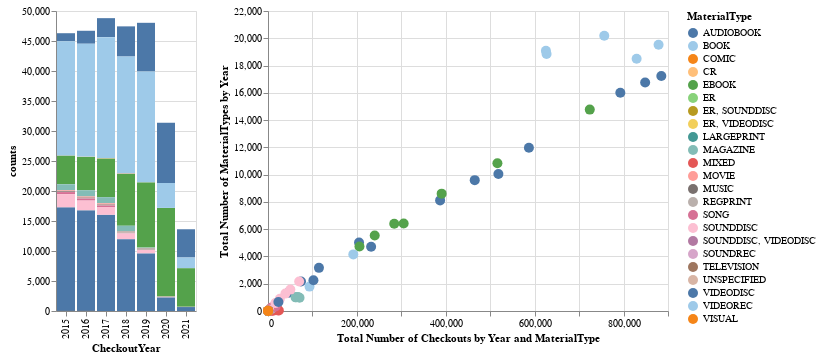

The code cell stored with this chart in its notebook:
### Markdown cell above
Pretty easy actually! The `resolve_scale` helps us tell Altair that the color encodings are these two graphs are independent (you can read more about resolving scales here https://altair-viz.github.io/user_guide/scale_resolve.html).

Now we could be done here but there's a few issues. First we have duplicate information with `MaterialType` in both graphs so ideally we would try and re-format our charts to have this field be the legend for both charts. Also while we're at it we could add selection to both graphs as well!

### Code cell
# For time's sake going to just post the code here but ideally we would work on this together
selection = alt.selection_multi(fields=['MaterialType'], bind='legend')
chart = alt.Chart(seattle_material_grouped).mark_bar().encode(
    x=alt.X('CheckoutYear:N'),
    y='counts',
    color=alt.Color('MaterialType:N', scale=alt.Scale(scheme='tableau20')),
    tooltip=['MaterialType', 'counts', 'CheckoutYear'],
    opacity=alt.condition(selection, alt.value(1), alt.value(0.2))
).add_selection(
    selection
)

chart1 = alt.Chart(seattle_materials_checkouts).mark_circle(size=100).encode(
    x=alt.X('total_checkouts', axis=alt.Axis(title='Total Number of Checkouts by Year and MaterialType')),
    y=alt.Y('counts', axis=alt.Axis(title='Total Number of MaterialTypes by Year')),
    color=alt.Color('MaterialType:N', scale=alt.Scale(scheme='tableau20')),
    tooltip=['MaterialType', 'counts', 'total_checkouts', 'CheckoutYear'],
    opacity=alt.condition(selection, alt.value(1), alt.value(0.2))
).add_selection(
    selection
)
alt.hconcat(chart, chart1)

### Figure 1 — Vega-Lite specification as saved in the notebook (floating-point values rounded to 4 significant figures)
{"config": {"view": {"continuousWidth": 400, "continuousHeight": 300}}, "hconcat": [{"data": {"name": "data-c2dd5e1f1a5430265fd9093d1d9f1eaa"}, "mark": "bar", "encoding": {"color": {"type": "nominal", "field": "MaterialType", "scale": {"scheme": "tableau20"}}, "opacity": {"condition": {"value": 1, "selection": "selector004"}, "value": 0.2}, "tooltip": [{"type": "nominal", "field": "MaterialType"}, {"type": "quantitative", "field": "counts"}, {"type": "quantitative", "field": "CheckoutYear"}], "x": {"type": "nominal", "field": "CheckoutYear"}, "y": {"type": "quantitative", "field": "counts"}}, "selection": {"selector004": {"type": "multi", "fields": ["MaterialType"], "bind": "legend"}}}, {"data": {"name": "data-91288d054c8f7ace7b336f2787a4fe37"}, "mark": {"type": "circle", "size": 100}, "encoding": {"color": {"type": "nominal", "field": "MaterialType", "scale": {"scheme": "tableau20"}}, "opacity": {"condition": {"value": 1, "selection": "selector004"}, "value": 0.2}, "tooltip": [{"type": "nominal", "field": "MaterialType"}, {"type": "quantitative", "field": "counts"}, {"type": "quantitative", "field": "total_checkouts"}, {"type": "quantitative", "field": "CheckoutYear"}], "x": {"type": "quantitative", "axis": {"title": "Total Number of Checkouts by Year and MaterialType"}, "field": "total_checkouts"}, "y": {"type": "quantitative", "axis": {"title": "Total Number of MaterialTypes by Year"}, "field": "counts"}}, "selection": {"selector004": {"type": "multi", "fields": ["MaterialType"], "bind": "legend"}}}], "$schema": "https://vega.github.io/schema/vega-lite/v4.8.1.json", "datasets": {"data-c2dd5e1f1a5430265fd9093d1d9f1eaa": [{"MaterialType": "AUDIOBOOK", "CheckoutYear": 2015, "counts": 1321}, {"MaterialType": "AUDIOBOOK", "CheckoutYear": 2016, "counts": 2163}, {"MaterialType": "AUDIOBOOK", "CheckoutYear": 2017, "counts": 3164}, {"MaterialType": "AUDIOBOOK", "CheckoutYear": 2018, "counts": 5027}, {"MaterialType": "AUDIOBOOK", "CheckoutYear": 2019, "counts": 8111}, {"MaterialType": "AUDIOBOOK", "CheckoutYear": 2020, "counts": 10050}, {"MaterialType": "AUDIOBOOK", "CheckoutYear": 2021, "counts": 4706}, {"MaterialType": "BOOK", "CheckoutYear": 2015, "counts": 19087}, {"MaterialType": "BOOK", "CheckoutYear": 2016, "counts": 18844}, {"MaterialType": "BOOK", "CheckoutYear": 2017, "counts": 20187}, {"MaterialType": "BOOK", "CheckoutYear": 2018, "counts": 19524}, {"MaterialType": "BOOK", "CheckoutYear": 2019, "counts": 18495}, {"MaterialType": "BOOK", "CheckoutYear": 2020, "counts": 4151}, {"MaterialType": "BOOK", "CheckoutYear": 2021, "counts": 1788}, {"MaterialType": "COMIC", "CheckoutYear": 2016, "counts": 1}, {"MaterialType": "COMIC", "CheckoutYear": 2017, "counts": 43}, {"MaterialType": "COMIC", "CheckoutYear": 2018, "counts": 39}, {"MaterialType": "CR", "CheckoutYear": 2015, "counts": 24}, {"MaterialType": "CR", "CheckoutYear": 2016, "counts": 25}, {"MaterialType": "CR", "CheckoutYear": 2017, "counts": 24}, {"MaterialType": "CR", "CheckoutYear": 2018, "counts": 18}, {"MaterialType": "CR", "CheckoutYear": 2019, "counts": 17}, {"MaterialType": "CR", "CheckoutYear": 2020, "counts": 4}, {"MaterialType": "EBOOK", "CheckoutYear": 2015, "counts": 4732}, {"MaterialType": "EBOOK", "CheckoutYear": 2016, "counts": 5540}, {"MaterialType": "EBOOK", "CheckoutYear": 2017, "counts": 6394}, {"MaterialType": "EBOOK", "CheckoutYear": 2018, "counts": 8607}, {"MaterialType": "EBOOK", "CheckoutYear": 2019, "counts": 10837}, {"MaterialType": "EBOOK", "CheckoutYear": 2020, "counts": 14769}, {"MaterialType": "EBOOK", "CheckoutYear": 2021, "counts": 6420}, {"MaterialType": "ER", "CheckoutYear": 2015, "counts": 8}, {"MaterialType": "ER", "CheckoutYear": 2016, "counts": 1}, {"MaterialType": "ER", "CheckoutYear": 2017, "counts": 10}, {"MaterialType": "ER", "CheckoutYear": 2018, "counts": 11}, {"MaterialType": "ER", "CheckoutYear": 2020, "counts": 2}, {"MaterialType": "ER", "CheckoutYear": 2021, "counts": 2}, {"MaterialType": "ER, SOUNDDISC", "CheckoutYear": 2015, "counts": 1}, {"MaterialType": "ER, SOUNDDISC", "CheckoutYear": 2016, "counts": 2}, {"MaterialType": "ER, SOUNDDISC", "CheckoutYear": 2017, "counts": 6}, {"MaterialType": "ER, SOUNDDISC", "CheckoutYear": 2018, "counts": 1}, {"MaterialType": "ER, VIDEODISC", "CheckoutYear": 2019, "counts": 8}, {"MaterialType": "ER, VIDEODISC", "CheckoutYear": 2020, "counts": 1}, {"MaterialType": "LARGEPRINT", "CheckoutYear": 2015, "counts": 6}, {"MaterialType": "LARGEPRINT", "CheckoutYear": 2017, "counts": 1}, {"MaterialType": "LARGEPRINT", "CheckoutYear": 2018, "counts": 9}, {"MaterialType": "LARGEPRINT", "CheckoutYear": 2019, "counts": 2}, {"MaterialType": "LARGEPRINT", "CheckoutYear": 2021, "counts": 1}, {"MaterialType": "MAGAZINE", "CheckoutYear": 2015, "counts": 1001}, {"MaterialType": "MAGAZINE", "CheckoutYear": 2016, "counts": 1033}, {"MaterialType": "MAGAZINE", "CheckoutYear": 2017, "counts": 1014}, {"MaterialType": "MAGAZINE", "CheckoutYear": 2018, "counts": 977}, {"MaterialType": "MAGAZINE", "CheckoutYear": 2019, "counts": 172}, {"MaterialType": "MIXED", "CheckoutYear": 2015, "counts": 24}, {"MaterialType": "MIXED", "CheckoutYear": 2016, "counts": 33}, {"MaterialType": "MIXED", "CheckoutYear": 2017, "counts": 32}, {"MaterialType": "MIXED", "CheckoutYear": 2018, "counts": 36}, {"MaterialType": "MIXED", "CheckoutYear": 2019, "counts": 46}, {"MaterialType": "MIXED", "CheckoutYear": 2020, "counts": 19}, {"MaterialType": "MIXED", "CheckoutYear": 2021, "counts": 5}, {"MaterialType": "MOVIE", "CheckoutYear": 2015, "counts": 143}, {"MaterialType": "MOVIE", "CheckoutYear": 2016, "counts": 172}, {"MaterialType": "MOVIE", "CheckoutYear": 2017, "counts": 198}, {"MaterialType": "MOVIE", "CheckoutYear": 2018, "counts": 83}, {"MaterialType": "MUSIC", "CheckoutYear": 2015, "counts": 105}, {"MaterialType": "MUSIC", "CheckoutYear": 2016, "counts": 97}, {"MaterialType": "MUSIC", "CheckoutYear": 2017, "counts": 125}, {"MaterialType": "MUSIC", "CheckoutYear": 2018, "counts": 54}, {"MaterialType": "MUSIC", "CheckoutYear": 2019, "counts": 1}, {"MaterialType": "REGPRINT", "CheckoutYear": 2015, "counts": 26}, {"MaterialType": "REGPRINT", "CheckoutYear": 2016, "counts": 46}, {"MaterialType": "REGPRINT", "CheckoutYear": 2017, "counts": 32}, {"MaterialType": "REGPRINT", "CheckoutYear": 2018, "counts": 114}, {"MaterialType": "REGPRINT", "CheckoutYear": 2019, "counts": 164}, {"MaterialType": "REGPRINT", "CheckoutYear": 2020, "counts": 36}, {"MaterialType": "REGPRINT", "CheckoutYear": 2021, "counts": 29}, {"MaterialType": "SONG", "CheckoutYear": 2015, "counts": 339}, {"MaterialType": "SONG", "CheckoutYear": 2016, "counts": 345}, {"MaterialType": "SONG", "CheckoutYear": 2017, "counts": 248}, {"MaterialType": "SONG", "CheckoutYear": 2018, "counts": 43}, {"MaterialType": "SOUNDDISC", "CheckoutYear": 2015, "counts": 2159}, {"MaterialType": "SOUNDDISC", "CheckoutYear": 2016, "counts": 1570}, {"MaterialType": "SOUNDDISC", "CheckoutYear": 2017, "counts": 1275}, {"MaterialType": "SOUNDDISC", "CheckoutYear": 2018, "counts": 899}, {"MaterialType": "SOUNDDISC", "CheckoutYear": 2019, "counts": 580}, {"MaterialType": "SOUNDDISC", "CheckoutYear": 2020, "counts": 98}, {"MaterialType": "SOUNDDISC", "CheckoutYear": 2021, "counts": 12}, {"MaterialType": "SOUNDDISC, VIDEODISC", "CheckoutYear": 2015, "counts": 38}, {"MaterialType": "SOUNDDISC, VIDEODISC", "CheckoutYear": 2016, "counts": 21}, {"MaterialType": "SOUNDDISC, VIDEODISC", "CheckoutYear": 2017, "counts": 24}, {"MaterialType": "SOUNDDISC, VIDEODISC", "CheckoutYear": 2018, "counts": 6}, {"MaterialType": "SOUNDREC", "CheckoutYear": 2015, "counts": 34}, {"MaterialType": "SOUNDREC", "CheckoutYear": 2016, "counts": 26}, {"MaterialType": "SOUNDREC", "CheckoutYear": 2017, "counts": 13}, {"MaterialType": "SOUNDREC", "CheckoutYear": 2018, "counts": 6}, {"MaterialType": "SOUNDREC", "CheckoutYear": 2019, "counts": 3}, {"MaterialType": "TELEVISION", "CheckoutYear": 2015, "counts": 7}, {"MaterialType": "TELEVISION", "CheckoutYear": 2016, "counts": 17}, {"MaterialType": "TELEVISION", "CheckoutYear": 2017, "counts": 5}, {"MaterialType": "TELEVISION", "CheckoutYear": 2018, "counts": 10}, {"MaterialType": "UNSPECIFIED", "CheckoutYear": 2021, "counts": 2}, {"MaterialType": "VIDEODISC", "CheckoutYear": 2015, "counts": 17230}, {"MaterialType": "VIDEODISC", "CheckoutYear": 2016, "counts": 16755}, {"MaterialType": "VIDEODISC", "CheckoutYear": 2017, "counts": 16006}, {"MaterialType": "VIDEODISC", "CheckoutYear": 2018, "counts": 11975}, {"MaterialType": "VIDEODISC", "CheckoutYear": 2019, "counts": 9596}, {"MaterialType": "VIDEODISC", "CheckoutYear": 2020, "counts": 2253}, {"MaterialType": "VIDEODISC", "CheckoutYear": 2021, "counts": 658}, {"MaterialType": "VIDEOREC", "CheckoutYear": 2017, "counts": 2}, {"MaterialType": "VISUAL", "CheckoutYear": 2015, "counts": 13}, {"MaterialType": "VISUAL", "CheckoutYear": 2016, "counts": 14}, {"MaterialType": "VISUAL", "CheckoutYear": 2017, "counts": 4}], "data-91288d054c8f7ace7b336f2787a4fe37": [{"MaterialType": "AUDIOBOOK", "CheckoutYear": 2015, "counts": 1321, "total_checkouts": 44663}, {"MaterialType": "AUDIOBOOK", "CheckoutYear": 2016, "counts": 2163, "total_checkouts": 74295}, {"MaterialType": "AUDIOBOOK", "CheckoutYear": 2017, "counts": 3164, "total_checkouts": 114625}, {"MaterialType": "AUDIOBOOK", "CheckoutYear": 2018, "counts": 5027, "total_checkouts": 204860}, {"MaterialType": "AUDIOBOOK", "CheckoutYear": 2019, "counts": 8111, "total_checkouts": 387261}, {"MaterialType": "AUDIOBOOK", "CheckoutYear": 2020, "counts": 10050, "total_checkouts": 518403}, {"MaterialType": "AUDIOBOOK", "CheckoutYear": 2021, "counts": 4706, "total_checkouts": 232019}, {"MaterialType": "BOOK", "CheckoutYear": 2015, "counts": 19087, "total_checkouts": 625294}, {"MaterialType": "BOOK", "CheckoutYear": 2016, "counts": 18844, "total_checkouts": 626790}, {"MaterialType": "BOOK", "CheckoutYear": 2017, "counts": 20187, "total_checkouts": 756614}, {"MaterialType": "BOOK", "CheckoutYear": 2018, "counts": 19524, "total_checkouts": 878787}, {"MaterialType": "BOOK", "CheckoutYear": 2019, "counts": 18495, "total_checkouts": 829383}, {"MaterialType": "BOOK", "CheckoutYear": 2020, "counts": 4151, "total_checkouts": 191953}, {"MaterialType": "BOOK", "CheckoutYear": 2021, "counts": 1788, "total_checkouts": 93416}, {"MaterialType": "COMIC", "CheckoutYear": 2016, "counts": 1, "total_checkouts": 20}, {"MaterialType": "COMIC", "CheckoutYear": 2017, "counts": 43, "total_checkouts": 1159}, {"MaterialType": "COMIC", "CheckoutYear": 2018, "counts": 39, "total_checkouts": 1184}, {"MaterialType": "CR", "CheckoutYear": 2015, "counts": 24, "total_checkouts": 917}, {"MaterialType": "CR", "CheckoutYear": 2016, "counts": 25, "total_checkouts": 1000}, {"MaterialType": "CR", "CheckoutYear": 2017, "counts": 24, "total_checkouts": 1122}, {"MaterialType": "CR", "CheckoutYear": 2018, "counts": 18, "total_checkouts": 943}, {"MaterialType": "CR", "CheckoutYear": 2019, "counts": 17, "total_checkouts": 701}, {"MaterialType": "CR", "CheckoutYear": 2020, "counts": 4, "total_checkouts": 169}, {"MaterialType": "EBOOK", "CheckoutYear": 2015, "counts": 4732, "total_checkouts": 205799}, {"MaterialType": "EBOOK", "CheckoutYear": 2016, "counts": 5540, "total_checkouts": 240077}, {"MaterialType": "EBOOK", "CheckoutYear": 2017, "counts": 6394, "total_checkouts": 284035}, {"MaterialType": "EBOOK", "CheckoutYear": 2018, "counts": 8607, "total_checkouts": 390728}, {"MaterialType": "EBOOK", "CheckoutYear": 2019, "counts": 10837, "total_checkouts": 516170}, {"MaterialType": "EBOOK", "CheckoutYear": 2020, "counts": 14769, "total_checkouts": 723980}, {"MaterialType": "EBOOK", "CheckoutYear": 2021, "counts": 6420, "total_checkouts": 305224}, {"MaterialType": "ER", "CheckoutYear": 2015, "counts": 8, "total_checkouts": 248}, {"MaterialType": "ER", "CheckoutYear": 2016, "counts": 1, "total_checkouts": 20}, {"MaterialType": "ER", "CheckoutYear": 2017, "counts": 10, "total_checkouts": 408}, {"MaterialType": "ER", "CheckoutYear": 2018, "counts": 11, "total_checkouts": 1227}, {"MaterialType": "ER", "CheckoutYear": 2020, "counts": 2, "total_checkouts": 50}, {"MaterialType": "ER", "CheckoutYear": 2021, "counts": 2, "total_checkouts": 46}, {"MaterialType": "ER, SOUNDDISC", "CheckoutYear": 2015, "counts": 1, "total_checkouts": 20}, {"MaterialType": "ER, SOUNDDISC", "CheckoutYear": 2016, "counts": 2, "total_checkouts": 119}, {"MaterialType": "ER, SOUNDDISC", "CheckoutYear": 2017, "counts": 6, "total_checkouts": 237}, {"MaterialType": "ER, SOUNDDISC", "CheckoutYear": 2018, "counts": 1, "total_checkouts": 21}, {"MaterialType": "ER, VIDEODISC", "CheckoutYear": 2019, "counts": 8, "total_checkouts": 251}, {"MaterialType": "ER, VIDEODISC", "CheckoutYear": 2020, "counts": 1, "total_checkouts": 24}, {"MaterialType": "LARGEPRINT", "CheckoutYear": 2015, "counts": 6, "total_checkouts": 209}, {"MaterialType": "LARGEPRINT", "CheckoutYear": 2017, "counts": 1, "total_checkouts": 24}, {"MaterialType": "LARGEPRINT", "CheckoutYear": 2018, "counts": 9, "total_checkouts": 229}, {"MaterialType": "LARGEPRINT", "CheckoutYear": 2019, "counts": 2, "total_checkouts": 45}, {"MaterialType": "LARGEPRINT", "CheckoutYear": 2021, "counts": 1, "total_checkouts": 23}, {"MaterialType": "MAGAZINE", "CheckoutYear": 2015, "counts": 1001, "total_checkouts": 61971}, {"MaterialType": "MAGAZINE", "CheckoutYear": 2016, "counts": 1033, "total_checkouts": 67493}, {"MaterialType": "MAGAZINE", "CheckoutYear": 2017, "counts": 1014, "total_checkouts": 63089}, {"MaterialType": "MAGAZINE", "CheckoutYear": 2018, "counts": 977, "total_checkouts": 70960}, {"MaterialType": "MAGAZINE", "CheckoutYear": 2019, "counts": 172, "total_checkouts": 20698}, {"MaterialType": "MIXED", "CheckoutYear": 2015, "counts": 24, "total_checkouts": 2950}, {"MaterialType": "MIXED", "CheckoutYear": 2016, "counts": 33, "total_checkouts": 9987}, {"MaterialType": "MIXED", "CheckoutYear": 2017, "counts": 32, "total_checkouts": 13484}, {"MaterialType": "MIXED", "CheckoutYear": 2018, "counts": 36, "total_checkouts": 24429}, {"MaterialType": "MIXED", "CheckoutYear": 2019, "counts": 46, "total_checkouts": 21592}, {"MaterialType": "MIXED", "CheckoutYear": 2020, "counts": 19, "total_checkouts": 8967}, {"MaterialType": "MIXED", "CheckoutYear": 2021, "counts": 5, "total_checkouts": 2105}, {"MaterialType": "MOVIE", "CheckoutYear": 2015, "counts": 143, "total_checkouts": 4591}, {"MaterialType": "MOVIE", "CheckoutYear": 2016, "counts": 172, "total_checkouts": 6011}, {"MaterialType": "MOVIE", "CheckoutYear": 2017, "counts": 198, "total_checkouts": 6375}, {"MaterialType": "MOVIE", "CheckoutYear": 2018, "counts": 83, "total_checkouts": 2536}, {"MaterialType": "MUSIC", "CheckoutYear": 2015, "counts": 105, "total_checkouts": 3683}, {"MaterialType": "MUSIC", "CheckoutYear": 2016, "counts": 97, "total_checkouts": 3578}, {"MaterialType": "MUSIC", "CheckoutYear": 2017, "counts": 125, "total_checkouts": 4595}, {"MaterialType": "MUSIC", "CheckoutYear": 2018, "counts": 54, "total_checkouts": 1983}, {"MaterialType": "MUSIC", "CheckoutYear": 2019, "counts": 1, "total_checkouts": 34}, {"MaterialType": "REGPRINT", "CheckoutYear": 2015, "counts": 26, "total_checkouts": 754}, {"MaterialType": "REGPRINT", "CheckoutYear": 2016, "counts": 46, "total_checkouts": 1390}, {"MaterialType": "REGPRINT", "CheckoutYear": 2017, "counts": 32, "total_checkouts": 1844}, {"MaterialType": "REGPRINT", "CheckoutYear": 2018, "counts": 114, "total_checkouts": 5739}, {"MaterialType": "REGPRINT", "CheckoutYear": 2019, "counts": 164, "total_checkouts": 7896}, {"MaterialType": "REGPRINT", "CheckoutYear": 2020, "counts": 36, "total_checkouts": 1977}, {"MaterialType": "REGPRINT", "CheckoutYear": 2021, "counts": 29, "total_checkouts": 1677}, {"MaterialType": "SONG", "CheckoutYear": 2015, "counts": 339, "total_checkouts": 17115}, {"MaterialType": "SONG", "CheckoutYear": 2016, "counts": 345, "total_checkouts": 13954}, {"MaterialType": "SONG", "CheckoutYear": 2017, "counts": 248, "total_checkouts": 8164}, {"MaterialType": "SONG", "CheckoutYear": 2018, "counts": 43, "total_checkouts": 1481}, {"MaterialType": "SOUNDDISC", "CheckoutYear": 2015, "counts": 2159, "total_checkouts": 70073}, {"MaterialType": "SOUNDDISC", "CheckoutYear": 2016, "counts": 1570, "total_checkouts": 50329}, {"MaterialType": "SOUNDDISC", "CheckoutYear": 2017, "counts": 1275, "total_checkouts": 39148}, {"MaterialType": "SOUNDDISC", "CheckoutYear": 2018, "counts": 899, "total_checkouts": 26753}, {"MaterialType": "SOUNDDISC", "CheckoutYear": 2019, "counts": 580, "total_checkouts": 16688}, {"MaterialType": "SOUNDDISC", "CheckoutYear": 2020, "counts": 98, "total_checkouts": 2783}, {"MaterialType": "SOUNDDISC", "CheckoutYear": 2021, "counts": 12, "total_checkouts": 348}, {"MaterialType": "SOUNDDISC, VIDEODISC", "CheckoutYear": 2015, "counts": 38, "total_checkouts": 1015}, {"MaterialType": "SOUNDDISC, VIDEODISC", "CheckoutYear": 2016, "counts": 21, "total_checkouts": 889}, {"MaterialType": "SOUNDDISC, VIDEODISC", "CheckoutYear": 2017, "counts": 24, "total_checkouts": 865}, {"MaterialType": "SOUNDDISC, VIDEODISC", "CheckoutYear": 2018, "counts": 6, "total_checkouts": 136}, {"MaterialType": "SOUNDREC", "CheckoutYear": 2015, "counts": 34, "total_checkouts": 836}, {"MaterialType": "SOUNDREC", "CheckoutYear": 2016, "counts": 26, "total_checkouts": 619}, {"MaterialType": "SOUNDREC", "CheckoutYear": 2017, "counts": 13, "total_checkouts": 325}, {"MaterialType": "SOUNDREC", "CheckoutYear": 2018, "counts": 6, "total_checkouts": 131}, {"MaterialType": "SOUNDREC", "CheckoutYear": 2019, "counts": 3, "total_checkouts": 62}, {"MaterialType": "TELEVISION", "CheckoutYear": 2015, "counts": 7, "total_checkouts": 275}, {"MaterialType": "TELEVISION", "CheckoutYear": 2016, "counts": 17, "total_checkouts": 441}, {"MaterialType": "TELEVISION", "CheckoutYear": 2017, "counts": 5, "total_checkouts": 169}, {"MaterialType": "TELEVISION", "CheckoutYear": 2018, "counts": 10, "total_checkouts": 292}, {"MaterialType": "UNSPECIFIED", "CheckoutYear": 2021, "counts": 2, "total_checkouts": 42}, {"MaterialType": "VIDEODISC", "CheckoutYear": 2015, "counts": 17230, "total_checkouts": 884973}, {"MaterialType": "VIDEODISC", "CheckoutYear": 2016, "counts": 16755, "total_checkouts": 848560}, {"MaterialType": "VIDEODISC", "CheckoutYear": 2017, "counts": 16006, "total_checkouts": 792739}, {"MaterialType": "VIDEODISC", "CheckoutYear": 2018, "counts": 11975, "total_checkouts": 587043}, {"MaterialType": "VIDEODISC", "CheckoutYear": 2019, "counts": 9596, "total_checkouts": 465175}, {"MaterialType": "VIDEODISC", "CheckoutYear": 2020, "counts": 2253, "total_checkouts": 102239}, {"MaterialType": "VIDEODISC", "CheckoutYear": 2021, "counts": 658, "total_checkouts": 23427}, {"MaterialType": "VIDEOREC", "CheckoutYear": 2017, "counts": 2, "total_checkouts": 45}, {"MaterialType": "VISUAL", "CheckoutYear": 2015, "counts": 13, "total_checkouts": 298}, {"MaterialType": "VISUAL", "CheckoutYear": 2016, "counts": 14, "total_checkouts": 350}, {"MaterialType": "VISUAL", "CheckoutYear": 2017, "counts": 4, "total_checkouts": 124}]}}
